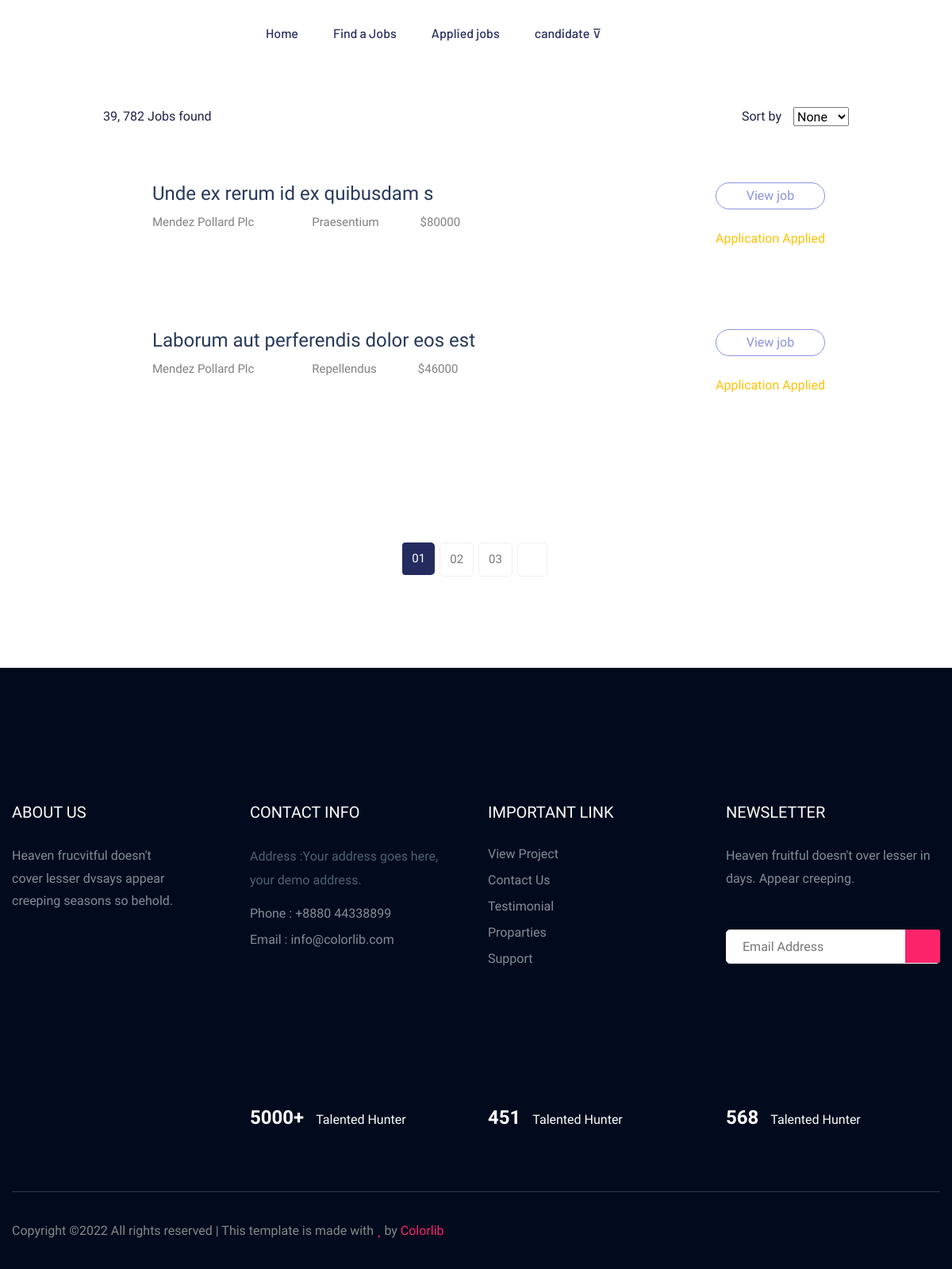
Before: /candidate/applications/all/ (signed in) with the older database file.
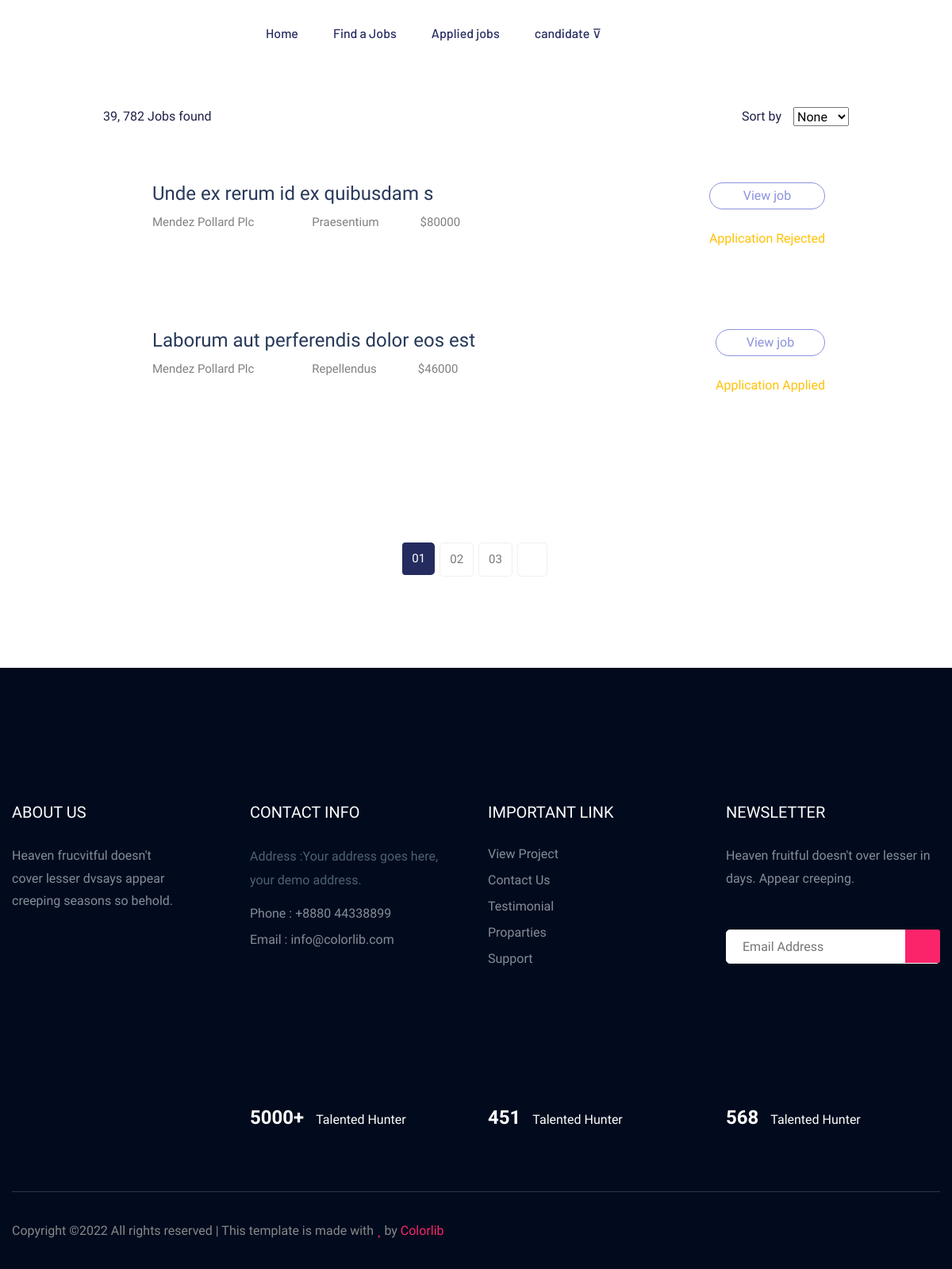
After: the same page with the newer database file.
### employer/models.py (models this page shows, shortened)
class Applications(models.Model):
    applicant = models.ForeignKey(CustomUser, on_delete=models.CASCADE, related_name='applicant')
    job = models.ForeignKey(Jobs, on_delete=models.CASCADE)
    options = (
        ("Applied", "applied"),
        ("Accepted", "accepted"),
        ("Rejected", "rejected"),
        ("Pending", "pending"),
        ("Cancelled", "cancelled")
    )
    status = models.CharField(choices=options, max_length=120, default="Applied")
    date = models.DateTimeField(auto_now_add=True)
    class Meta:
        unique_together = ("applicant", "job")

class Jobs(models.Model):
    job_title = models.CharField(max_length=120)
    company = models.ForeignKey(CustomUser, on_delete=models.CASCADE)
    location = models.CharField(max_length=120)
    salary = models.PositiveIntegerField(null=True)
    experience = models.PositiveIntegerField(default=0)
    created_date = models.DateField(auto_now_add=True)
    last_date = models.DateField(null=True)
    is_active = models.BooleanField(default=True)

class CustomUser(AbstractUser):
    options = (
        ("employer", 'Employer'),
        ("candidate", "Candidate")
    )
    role = models.CharField(max_length=120, choices=options, default="candidate")

class CompanyProfiles(models.Model):
    company_name = models.CharField(max_length=100)
    user = models.OneToOneField(CustomUser, on_delete=models.CASCADE, related_name="employer")
    logo = models.ImageField(upload_to="files/company_logo", null=True)
    location = models.CharField(max_length=100)
    services = models.CharField(max_length=100)
    description = models.CharField(max_length=100)

### candidate/views.py (the view)
# urls.py: path('applications/all/', views.ApplicationListView.as_view(), name="applications"),
@method_decorator(signin_required, name='dispatch')
class ApplicationListView(ListView):
    model = Applications
    template_name = 'candidate/applications.html'
    context_object_name = 'applications'
    def get_queryset(self):
        return Applications.objects.filter(applicant=self.request.user)

### candidate/templates/candidate/applications.html (shortened to what this page needs)
{% extends 'candidate/base.html' %}
{% load static %}
{% block content %}
<main>
    <div class="job-listing-area pt-50 pb-120">
        <div class="container">
            <div class="row">
                <div class="col-lg-10 col-md-12 container">
                    <section class="featured-job-area">
                        <div class="container">
                            <div class="row">
                                <div class="col-lg-12">
                                    <div class="count-job mb-35">
                                        <span>39, 782 Jobs found</span>
                                        <div class="select-job-items">
                                            <span>Sort by</span>
                                            <select name="select">
                                                <option value="">None</option>
                                            </select>
                                        </div>
                                    </div>
                                </div>
                            </div>
                            {% for application in applications %}
                            <div class="single-job-items mb-30">
                                <div class="job-items">
                                    <div class="company-img">
                                    </div>
                                    <div class="job-tittle job-tittle2">
                                        <a href="#">
                                            <h4>{{ application.job.job_title }}</h4>
                                        </a>
                                        <ul>
                                            <li>{{ application.job.company.employer.company_name }}</li>
                                            <li><i class="fas fa-map-marker-alt"></i>{{ application.job.location }}</li>
                                            <li>${{ application.job.salary }}</li>
                                        </ul>
                                    </div>
                                </div>
                                <div class="items-link items-link2 f-right">
                                    <a href="{% url 'candidate:job-view' application.job.id %}">View job</a>
                                    <span class="text-warning">Application {{ application.status }}</span>
                                </div>
                            </div>
                            {% endfor %}
                        </div>
                    </section>
                </div>
            </div>
        </div>
    </div>
    <div class="pagination-area pb-115 text-center">
        <div class="container">
            <div class="row">
                <div class="col-xl-12">
                    <div class="single-wrap d-flex justify-content-center">
                        <nav aria-label="Page navigation example">
                            <ul class="pagination justify-content-start">
                                <li class="page-item active"><a class="page-link" href="#">01</a></li>
                                <li class="page-item"><a class="page-link" href="#">02</a></li>
                                <li class="page-item"><a class="page-link" href="#">03</a></li>
                            <li class="page-item"><a class="page-link" href="#"><span class="ti-angle-right"></span></a></li>
                            </ul>
                        </nav>
                    </div>
                </div>
            </div>
        </div>
    </div>
</main>
{% endblock %}

Changed rows visible on the page:
changed Applications "Unde ex rerum id ex quibusdam s": status "Applied" → "Rejected"
